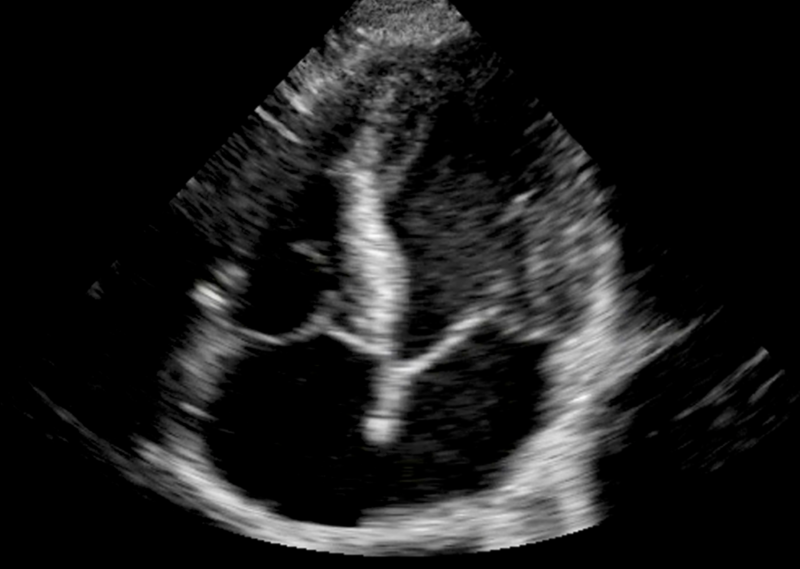
#> input picture 04_US_segmentation/cardiac_us.png, 800 x 569 px
$ python us.py   (older library calls are emulated)
#> lines starting #> are read from the running program, lines starting #| are printed output that depends on the picture
import cv2
import math
import numpy as np
import os
import sys
import copy
import math as m
import os
import imageio
import sklearn
import matplotlib.pyplot as plt
from skimage.feature import greycomatrix, greycoprops
from skimage import data
# worth to mention, cv <col, row>, np <row, col>
pi = math.pi
# sigma = 1
import cv2
import numpy as np
import time
import math
from sklearn.cluster import KMeans
from sklearn.svm import SVC
from sklearn.ensemble import RandomForestClassifier
from sklearn.datasets import make_classification

fName = 'cardiac_us.png'
# fName = 'patch.png'
# fName = 'singleframe2.jpg'

def ccmatrix():
    PATCH_SIZE = 21

    # select some patches from grassy areas of the image
    grass_locations = [(262, 377), (269, 286), (258, 461), (417, 293), (388, 484)]

    cardiac_wall = [(262, 377)]
    rv = [(269, 286)]
    lv = [(258, 461)]
    ra = [(417, 293)]
    la = [(388, 484)]

    cardiac_wall_patches = []
    rv_patches = []
    lv_patches = []
    ra_patches = []
    la_patches = []

    for loc in cardiac_wall:
        cardiac_wall_patches.append(image[loc[0]:loc[0] + PATCH_SIZE,
                                    loc[1]:loc[1] + PATCH_SIZE])
    for loc in rv:
        rv_patches.append(image[loc[0]:loc[0] + PATCH_SIZE,
                          loc[1]:loc[1] + PATCH_SIZE])
    for loc in lv:
        lv_patches.append(image[loc[0]:loc[0] + PATCH_SIZE,
                          loc[1]:loc[1] + PATCH_SIZE])
    for loc in ra:
        ra_patches.append(image[loc[0]:loc[0] + PATCH_SIZE,
                          loc[1]:loc[1] + PATCH_SIZE])
    for loc in la:
        la_patches.append(image[loc[0]:loc[0] + PATCH_SIZE,
                          loc[1]:loc[1] + PATCH_SIZE])

    grass_patches = []
    for loc in grass_locations:
        grass_patches.append(image[loc[0]:loc[0] + PATCH_SIZE,
                             loc[1]:loc[1] + PATCH_SIZE])
    #
    # # select some patches from sky areas of the image
    # sky_locations = [(54, 48), (21, 233), (90, 380), (195, 330)]
    # sky_patches = []
    # for loc in sky_locations:
    #     sky_patches.append(image[loc[0]:loc[0] + PATCH_SIZE,
    #                        loc[1]:loc[1] + PATCH_SIZE])

    # compute some GLCM properties each patch
    xs = []
    ys = []
    for patch in (cardiac_wall_patches + rv_patches + lv_patches + ra_patches + la_patches):
        glcm = greycomatrix(patch, [5], [0], 256, symmetric=True, normed=True)
        print('glcm {}'.format(glcm.shape))
        xs.append(greycoprops(glcm, 'dissimilarity')[0, 0])
        ys.append(greycoprops(glcm, 'correlation')[0, 0])

    # create the figure
    fig = plt.figure(figsize=(8, 8))

    # [78 lines of commented-out code are left out]
    for i, patch in enumerate(grass_patches):
        ax = fig.add_subplot(3, len(grass_patches), len(grass_patches) * 1 + i + 1)
        ax.imshow(patch, cmap=plt.cm.gray, interpolation='nearest',
                  vmin=0, vmax=255)
        ax.set_xlabel('Grass %d' % (i + 1))

    # [7 lines of commented-out code are left out]
    fig.suptitle('Grey level co-occurrence matrix features', fontsize=14)
    plt.savefig('textures.pdf')
    plt.show()
    time.sleep(30)

# [176 lines left out: functions get_neighbour, coords_matrix, kmeans, cross_validation, svm_classifer, rdm_classifer, not called in this run]


if __name__ == '__main__':
    image = cv2.imread(fName, 0)
#> image: shape (569, 800); min 0, max 251, mean 27.8
    height, width = image.shape
#> height = 569; width = 800
    ccmatrix()
#> after the loop in ccmatrix, `for loc in cardiac_wall:`: cardiac_wall_patches = 1 item
#> after the loop in ccmatrix, `for loc in grass_locations:`: grass_patches = 5 items
#> the loop in ccmatrix, `for patch in (cardiac_wall_patches + rv_patches + lv_patches + ra_patc..` made 5 passes
#| glcm (256, 256, 1, 1)
#| glcm (256, 256, 1, 1)
#| glcm (256, 256, 1, 1)
#| glcm (256, 256, 1, 1)
#| glcm (256, 256, 1, 1)
#> after the loop in ccmatrix, `for patch in (cardiac_wall_patches + rv_patches + lv_patches + ra_patc..`: xs = [15.21, 0.143, 7.71, 0, 8.51]; ys = [0.593, -0.0134, 0.451, 1, 0.562]
#> the loop in ccmatrix, `for i, patch in enumerate(grass_patches):` made 5 passes
#> in ccmatrix, `plt.savefig('textures.pdf')`:
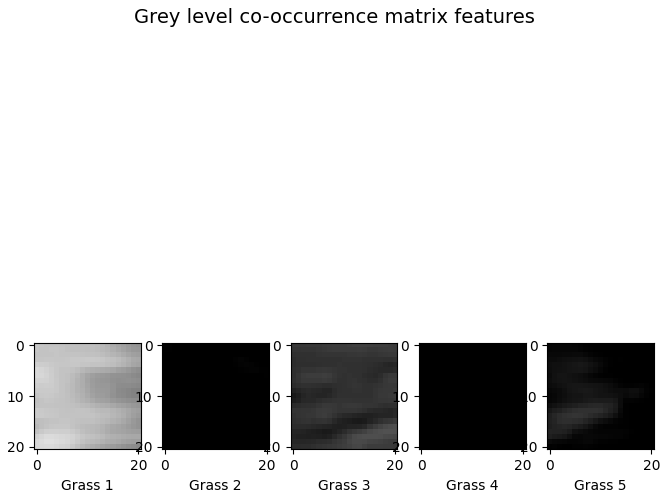
#> figure drawn by matplotlib, 5 panels
    # kmeans()

    neighbour = 3
    original_start = int((neighbour - 1) / 2)
    original_end = int(-(neighbour - 1) / 2)

    mask_fan = cv2.imread('masks/mask_fan.png', 1)
#> (the run stopped early here; a loop or call above may not have finished)
